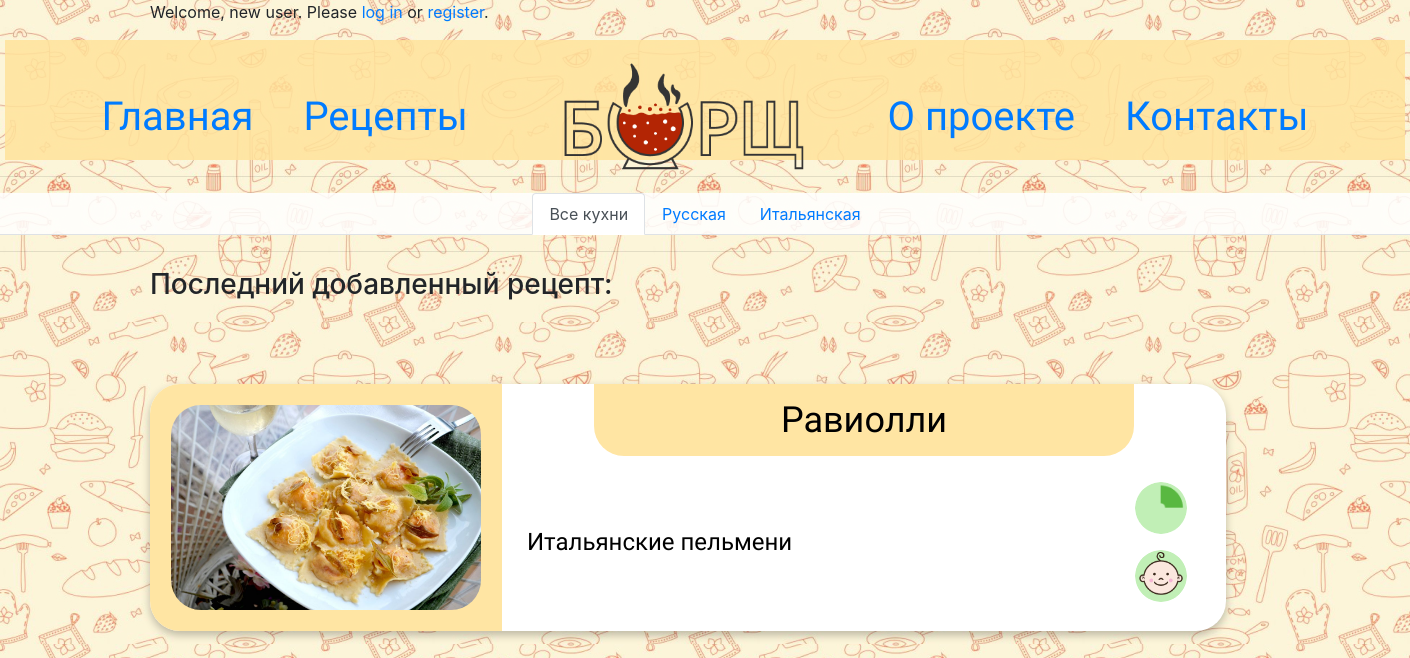
The app's page /, older data.
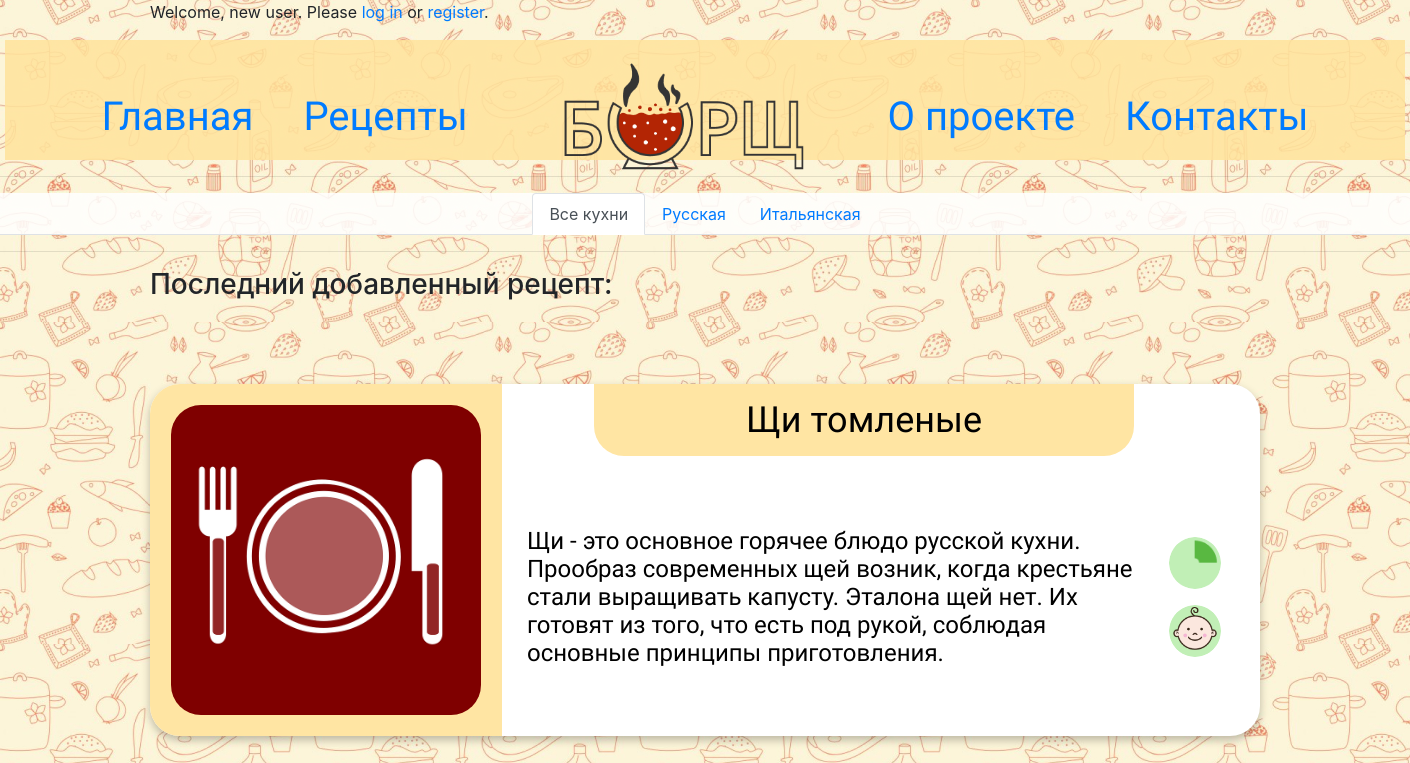
The same page, newer data.
### mainapp/models.py (models this page shows, shortened)
class Cuisine(models.Model):
    class Meta:
        verbose_name = 'Кухня'
        verbose_name_plural = 'Кухни'
    name = models.CharField(verbose_name='название', max_length=64, unique=True)
    description = models.TextField(verbose_name='описание', blank=True)

class Recipe(models.Model):
    class Meta:
        verbose_name = 'Рецепт'
        verbose_name_plural = 'Рецепты'
    cuisine = models.ForeignKey(Cuisine, on_delete=models.CASCADE)
    name = models.CharField(verbose_name='название рецепта', max_length=255)
    description = models.TextField(verbose_name='описание', blank=True)
    level = models.IntegerField(verbose_name='сложность приготовления', default=1)
    duration = models.IntegerField(verbose_name='время приготовления', default=15)
    image = models.ImageField(upload_to='recipe_photos', blank=True)

### mainapp/views.py (the view)
# urls.py: path('', MainView.as_view(), name='main'),
class MainView(ListView):
    model = Recipe
    context_object_name = 'recipes'
    template_name = 'mainapp/index.html'
    queryset = Recipe.objects.order_by('-id')[:1]
    def get_context_data(self, **kwargs):
        context = super().get_context_data(**kwargs)
        context['cuisine_list'] = Cuisine.objects.all()
        return context

### mainapp/templatetags/my_tags.py (called while the page is built)
@register.filter(name='media_folder_recipes')
def media_folder_recipes(string):
    if not string:
        string = 'recipe_photos/default.png'
    return f'{settings.MEDIA_URL}{string}'

@register.filter(name='level_pic')
def level_pic(level):
    if level == 2:
        level = 'adult'
    elif level == 3:
        level = 'chief'
    else:
        level = 'child'
    return f'{settings.STATIC_URL}img/level_pic/{level}.png'

@register.filter(name='duration_pic')
def duration_pic(duration):
    if duration <= 15:
        duration = '15'
    elif duration > 15 and duration <=30:
        duration = '30'
    elif duration > 30 and duration <= 60:
        duration = '60'
    else:
        duration = 'gt_60'
    return f'{settings.STATIC_URL}img/duration_pic/{duration}.png'

### mainapp/templates/mainapp/index.html (shortened to what this page needs)
{% extends 'mainapp/base.html' %}
{% load my_tags %}
{% block content %}
<div class="container">
    <h3>Последний добавленный рецепт:</h3>
    <br>
    {% for recipe in recipes %}
        {% include 'mainapp/includes/inc_recipe_card.html' %}
    {% endfor %}
</div>
{% endblock %}

### mainapp/templates/mainapp/includes/inc_cuisine_menu.html (shortened to what this page needs)
<div class="cuisine-menu">
<ul class="nav nav-tabs justify-content-center">
  <li class="nav-item">
    <a href="{% url 'recipes:index' %}"
       class="nav-link {% if request.resolver_match.kwargs.cuisine == None %}
                  active
                {% endif %}">
      Все кухни
    </a>
  </li>
  {% for cuisine in cuisine_list %}
    <li class="nav-item">
      <a href="{% url 'recipes:cuisine' cuisine.name %}"
         class="nav-link ">
        {{ cuisine.name }}
      </a>
    </li>
  {% endfor %}
</ul>
</div>
<hr>

### mainapp/templates/mainapp/includes/inc_recipe_card.html (shortened to what this page needs)
{% load my_tags %}
<div class="recipe_card">
    <a href="{% url 'recipes:recipe' recipe.pk %}">
        <table>
            <tr>
                <td rowspan="2" class="recipe_img">
                    <img src="{{ recipe.image|media_folder_recipes }}">
                </td>
                <td class="recipe_spacer"></td>
                <td class="recipe_tittle">{{ recipe.name }} </td>
                <td class="recipe_spacer"></td>
            </tr>
            <tr>
                <td colspan="2" class="recipe_desc">
                    <p>{{ recipe.description }}</p>
                </td>
                <td class="recipe_spacer">
                    <p>
                        <img class="symbol" src="{{ recipe.duration|duration_pic }}" width="52">
                    </p>
                    <p>
                        <img class="symbol" src="{{ recipe.level|level_pic }}" width="52">
                    </p>
                </td>
            </tr>
        </table>
    </a>
</div>

Row changes from the older to the newer data that the page shows:
no longer on this page (row edited): Recipe: image|media_folder_recipes (picture), name "Равиолли", description "Итальянские пельмени"
added Recipe: name "Щи томленые", description "Щи - это основное горячее блюдо русской кухни. Прообраз современных щей возник, когда крестьяне стали выращивать капусту. Эталона щей нет. Их готовят из того, что есть под рукой, соблюдая основные принципы приготовления."
